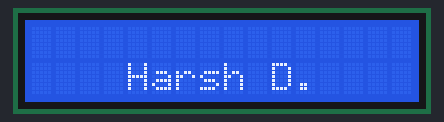
The sketch below on a simulated Arduino Uno, built with avr-gcc and run on an emulated ATmega328P. Parts: 16×2 character LCD.

Above: at 0.1 s.
At 4.1 s:
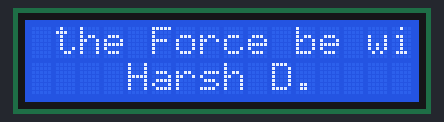
At 9.1 s:
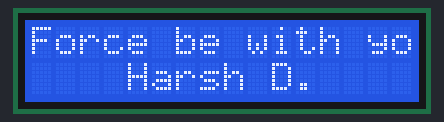
At 19.2 s:
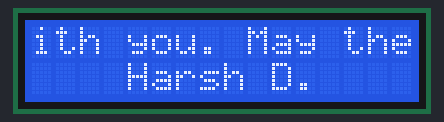
At 28.2 s:
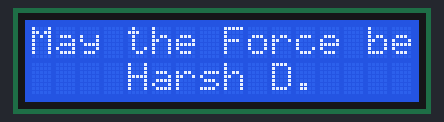
At 38.2 s:
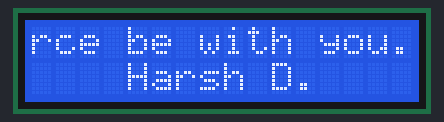

Measured:
- what the display in image 1 shows lasts 1.0 s, from 4.1 s to 5.1 s

The sketch:

Lab3_ScrollingOutput.ino
```cpp
// 1- Harsh Dasika - 652855943
// 2- Lab 3 - LCD
// 3- Description - The LCD should display a scrolling quote on the top and the user's name on the bottom which does not scroll.
// 4- Assumptions - No assumptions made for this lab.
// 5- References - Only the links provided in the lab assignment sheet were used.
// 6- Demo - In person demonstration, 10/3/2022, 9:47a.m., TA: Neel Parikh

// include the library code:
#include <LiquidCrystal.h>

// initialize the library by associating any needed LCD interface pin
// with the arduino pin number it is connected to
const int rs = 12, en = 11, d4 = 5, d5 = 4, d6 = 3, d7 = 2;
LiquidCrystal lcd(rs, en, d4, d5, d6, d7);


String nameStr = "Harsh D.";
int counter = 0;

void setup() {
  // set up the LCD's number of columns and rows:
  lcd.begin(16, 2);
  lcd.setCursor(4,1);
  char str2[8];
  sprintf(str2, "%s", "Harsh D.");
  lcd.print(str2);
}

void loop() {
  lcd.setCursor(0,0);
  // scroll
  String str1 = "May the Force be with you. ";
  delay(1000);
  for (int x = 0; x < 16; x++) {
    // Will print one character to the right each time.
    // tempVal stores the starting index for the next print on the scroll.
    int tempVal = (counter + x) % str1.length();
    lcd.print(str1[tempVal]);
  }
  counter++;
}
```
